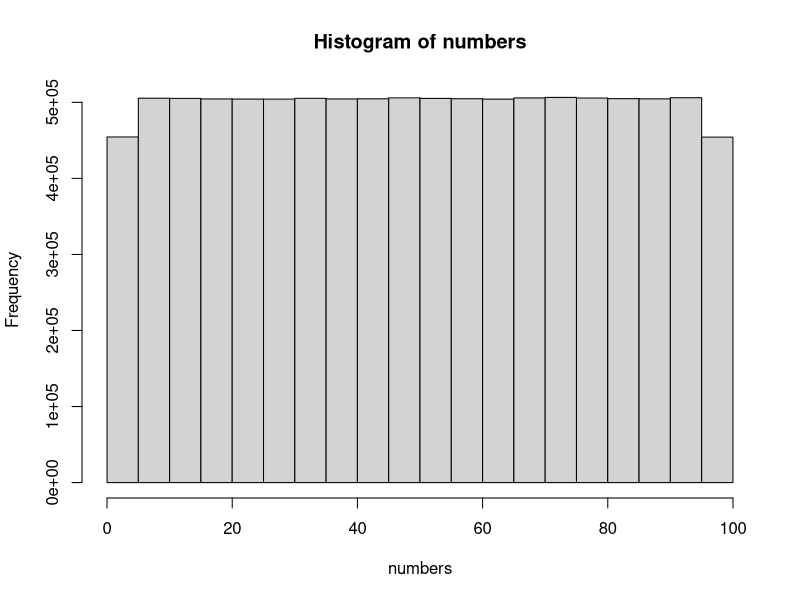

The R source for this figure: (Note: this script raises an error after producing the figure.)
# ------------------------------------------------------------------------------
# Guessing Game Exercise
# ------------------------------------------------------------------------------
# October 2021
# Pete Arnold
# ------------------------------------------------------------------------------

# Step 0. Display something so we know we are working.
print("Hello, world!")

# Step 1. Think of a number.
# Generate a random number between 1 and 100 (inclusive). There are other
# solutions, for example, n <- as.integer(runif(1) * 100).
# This is a function call that gets 1 number in the range 1 to 100 from a
# uniform distribution (we'll cover that later).
number <- runif(n=1, min=1, max=100)
# But we should only allow whole numbers as decimals would be hard to guess
# exactly, so we round 'number' to zero decimal place and save the value back to
# 'number'.
number <- round(number, 0)

# We can, in fact, do this is one step.
number <- round(runif(1, 1, 100), 0)

# ------------------------------------------------------------------------------

# How shall we check that this is correct?
# Make n large and see the statistics of the values are saying.
# It is good practice to put numbers that might vary in named variables.

# Define a large number.
count <- 10000000
# Get that many numbers - this will be a long list called numbers.
numbers <- round(runif(count, 1, 100), 0)
# We can plot a histogram of those numbers to see if it looks right.
hist(numbers)
# We can do the basic descriptive statistics and see if they look right.
summary(numbers)

# ------------------------------------------------------------------------------

# And, as they are numbers, we can write some code to check them for us.
# Here we have textual data, Min. and Max., which we indicate is text by placing
# quotes around them (they are referred to as strings (of characters)).
# The square brackets []allow us to access a paricular data entry in a list.
# The 'if' statement reads like it is written and will run the first section of
# code if the check on the 'if' line is TRUE and the second if it is FALSE.
check <- summary(numbers)
if ((check['Min.'] == 1) & (check['Max.'] == 100)) {
    print("Number range is OK.")
} else {
    print("Number range is not as intended!")
}

# ------------------------------------------------------------------------------

# 2. Get the user to make a guess.

guess <- readline(prompt="Enter a number:")

# ------------------------------------------------------------------------------

# 3. How do we check that we have a number?
# Convert the entered string to a number - as.numeric() will do this and, if the
# string is not a number it will return NA.
guess <- as.numeric(guess)

# Now all we need to do is check if the guess is NA. If not, it must be a
# number. If it is NA, we'll stop and print out a message to tell the user.
# This kind of checking is done with an 'if' statement - if the contents of the
# brackets after the if are TRUE, the next section is run. If FALSE, it is
# skipped.
if (is.na(guess)){
    stop("That guess was not a number!\n")
}

# ------------------------------------------------------------------------------

# 4. How do we check if the guess matches the number?
# 4.1
if (guess == number){
    print("You guessed correctly!")
}
# 4.2
if (guess == number){
    print("You guessed correctly!")
} else {
    print("You guessed wrong!")
}
# 4.3
have_guessed <- guess == number
if (have_guessed == TRUE){
    print("You guessed correctly!")
} else {
    print("You guessed wrong!")
}

# ------------------------------------------------------------------------------

# 5. Do it again - use a loop - one with for, one with while and one with
# repeat.

# This is all the one-guess code.
number <- runif(1, 1, 100)
number <- round(number, 0)
guess <- readline(prompt="Enter a number:")
guess <- as.numeric(guess)
if (is.na(guess)){
    stop("That guess was not a number!\n")
}
have_guessed <- guess == number
if (have_guessed == TRUE){
    print("You guessed correctly!")
} else {
    print("You guessed wrong!")
}

# This is the for-loop code.
number <- runif(1, 1, 100)
number <- round(number, 0)
attempts <- 0
steps <- 10
for (step in 1: steps){
    guess <- readline(prompt="Enter a number:")
    guess <- as.numeric(guess)
    if (is.na(guess)){
        stop("That guess was not a number!\n")
    }
    have_guessed <- guess == number
    attempts <- attempts + 1
    if (have_guessed == TRUE){
        print("You guessed correctly!")
        break
    } else {
        print("You guessed wrong!")
    }
}

# This is the while-loop code.
number <- runif(1, 1, 100)
number <- round(number, 0)
attempts <- 0
have_guessed <- FALSE
while(have_guessed == FALSE){
    guess <- readline(prompt="Enter a number:")
    guess <- as.numeric(guess)
    if (is.na(guess)){
        stop("That guess was not a number!\n")
    }
    have_guessed <- guess == number
    attempts <- attempts + 1
    if (have_guessed == TRUE){
        print("You guessed correctly!")
    } else {
        print("You guessed wrong!")
    }
}

# This is the repeat-loop code.
number <- runif(1, 1, 100)
number <- round(number, 0)
attempts <- 0
repeat{
    guess <- readline(prompt="Enter a number:")
    guess <- as.numeric(guess)
    if (is.na(guess)){
        stop("That guess was not a number!\n")
    }
    have_guessed <- guess == number
    attempts <- attempts + 1
    if (have_guessed == TRUE){
        print("You guessed correctly!")
        break
    } else {
        print("You guessed wrong!")
    }
}

# ------------------------------------------------------------------------------

# 7. Messing with the code.
# 7.1 Improving the messages.
# This is the repeat-loop code.
number <- runif(1, 1, 100)
number <- round(number, 0)
attempts <- 0
repeat{
    guess_string <- readline(prompt="Enter a number:")
    guess <- as.numeric(guess_string)
    if (is.na(guess)){
        stop(paste("That guess (", guess_string, ") was not a number!\n"))
    }
    have_guessed <- guess == number
    attempts <- attempts + 1
    if (have_guessed == TRUE){
        cat("You guessed correctly, it was", number, "!\n")
        cat("You took", attempts, "goes to guess.\n")
        break
    } else {
        cat("You guessed wrong, it wasn't", guess, "!\n")
    }
}

# 7.2 Improve the error handling.
number <- runif(1, 1, 100)
number <- round(number, 0)
attempts <- 0
repeat{
    guess_string <- readline(prompt="Enter a number:")
    guess <- as.numeric(guess_string)
    if (is.na(guess)){
        cat("That guess (", guess_string, ") was not a number!\n")
        next
    }
    have_guessed <- guess == number
    attempts <- attempts + 1
    if (have_guessed == TRUE){
        cat("You guessed correctly, it was", number, "!\n")
        cat("You took", attempts, "goes to guess.\n")
        break
    } else {
        cat("You guessed wrong, it wasn't", guess, "!\n")
    }
}

# 7.3 An explicit way out.
number <- runif(1, 1, 100)
number <- round(number, 0)
attempts <- 0
repeat{
    guess_string <- readline(prompt="Enter a number:")
    if (guess_string == 'q'){
        break
    }
    guess <- as.numeric(guess_string)
    if (is.na(guess)){
        cat("That guess (", guess_string, ") was not a number!\n")
        next
    }
    have_guessed <- guess == number
    attempts <- attempts + 1
    if (have_guessed == TRUE){
        cat("You guessed correctly, it was", number, "!\n")
        cat("You took", attempts, "goes to guess.\n")
        break
    } else {
        cat("You guessed wrong, it wasn't", guess, "!\n")
    }
}

# 7.4 With clues.
number <- runif(1, 1, 100)
number <- round(number, 0)
attempts <- 0
repeat{
    guess_string <- readline(prompt="Enter a number:")
    if (guess_string == 'q'){
        break
    }
    guess <- as.numeric(guess_string)
    if (is.na(guess)){
        cat("That guess (", guess_string, ") was not a number!\n")
        next
    }
    have_guessed <- guess == number
    attempts <- attempts + 1
    if (have_guessed == TRUE){
        cat("You guessed correctly, it was", number, "!\n")
        cat("You took", attempts, "goes to guess.\n")
        break
    } else {
        if (guess > number) {
            cat("You guessed too high, it wasn't", guess, "!\n")
        } else {
            cat("You guessed too low, it wasn't", guess, "!\n")
        }
    }
}

# 7.5 Save the guesses.
number <- runif(1, 1, 100)
number <- round(number, 0)
attempts <- 0
guesses <- vector()
repeat{
    guess_string <- readline(prompt="Enter a number:")
    if (guess_string == "q"){
        break
    }
    guess <- as.numeric(guess_string)
    if (is.na(guess)){
        cat("That guess (", guess_string, ") was not a number!\n")
        next
    }
    guesses <- c(guesses, guess)
    have_guessed <- guess == number
    attempts <- attempts + 1
    if (have_guessed == TRUE){
        cat("You guessed correctly, it was", number, "!\n")
        cat("You took", attempts, "goes to guess.\n")
        break
    } else {
        if (guess > number) {
            cat("You guessed too high, it wasn't", guess, "!\n")
        } else {
            cat("You guessed too low, it wasn't", guess, "!\n")
        }
    }
}
print("You guessed the following values:")
print(guesses)
plot(guesses, type='l')
abline(h=number, col='red')

# 7.6 Move the number.
number <- runif(1, 1, 100)
number <- round(number, 0)
attempts <- 0
change <- 3
guesses <- vector()
numbers <- c(number)
repeat{
    guess_string <- readline(prompt="Enter a number:")
    if (guess_string == "q"){
        break
    }
    guess <- as.numeric(guess_string)
    if (is.na(guess)){
        cat("That guess (", guess_string, ") was not a number!\n")
        next
    }
    guesses <- c(guesses, guess)
    have_guessed <- guess == number
    attempts <- attempts + 1
    if (have_guessed == TRUE){
        cat("You guessed correctly, it was", number, "!\n")
        cat("You took", attempts, "goes to guess.\n")
        break
    } else {
        if (guess > number) {
            cat("You guessed too high, it wasn't", guess, "!\n")
        } else {
            cat("You guessed too low, it wasn't", guess, "!\n")
        }
        number <- number + round(runif(1, -change, change), 0)
        numbers <- c(numbers, number)
    }
}
print("You guessed the following values:")
print(guesses)
plot(guesses, type='l', col='red')
lines(numbers, col='blue')

# ------------------------------------------------------------------------------





